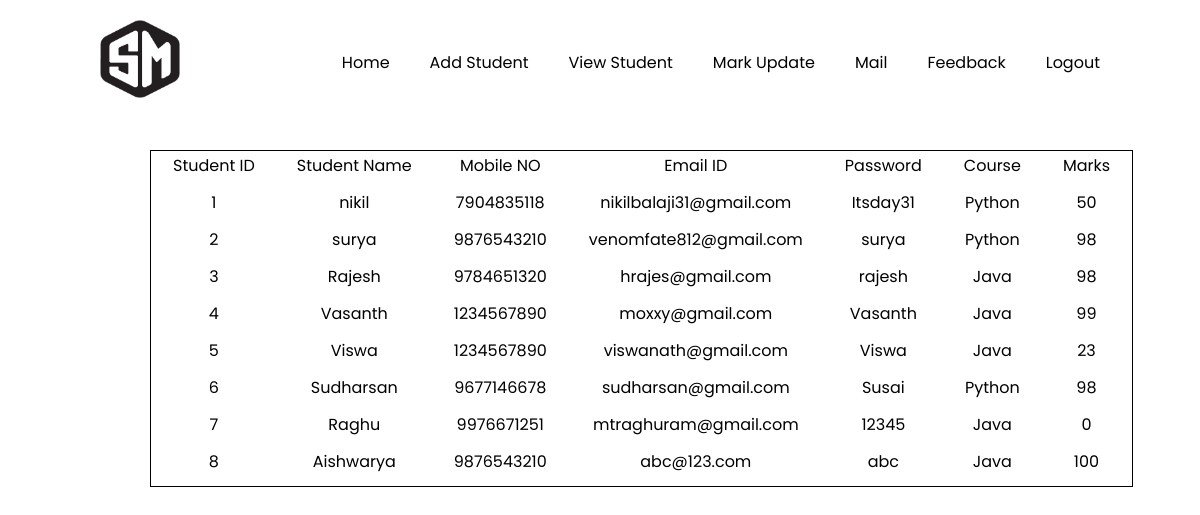
/studentview/, run on the app's committed database.
### stdmodule/models.py (models this page shows)
class Register(models.Model):
    sid = models.AutoField(primary_key=True)
    sname = models.CharField(max_length=255)
    mobile = models.CharField(max_length=255)
    email = models.CharField(max_length=255)
    password = models.CharField(max_length=255)
    course = models.CharField(max_length=255)
    mark = models.CharField(max_length=255,default='0')

### stdmodule/views.py (the view)
# urls.py: path('studentview/',views.studentview, name='viewstudent'),
def studentview(request):
    cdata = Register.objects.all()
    return render(request, "studentview.html",{'data':cdata})

### templates/studentview.html (shortened to what this page needs)
{%load static%}
<!DOCTYPE html>
<html lang="en">
<head>
    <link rel="stylesheet" href="{%static 'student-register.css' %}">
</head>
<body>
{% include 'menu2.html' %}
<div class="student-view">
{% block content %}
    <table class="table" style="border: 1px solid black;">
        <tr>
            <td>Student ID</td>
            <td>Student Name</td>
            <td>Mobile NO</td>
            <td>Email ID</td>
            <td>Password</td>
            <td>Course</td>
            <td>Marks</td>
        </tr>
        {% for temp in data %}
        <tr>
            <td>{{ temp.sid }}</td>
            <td>{{ temp.sname }}</td>
            <td>{{ temp.mobile }}</td>
            <td>{{ temp.email }}</td>
            <td>{{ temp.password }}</td>
            <td>{{ temp.course }}</td>
            <td>{{ temp.mark }}</td>
        </tr>
        {% endfor %}
    </table>
    {% endblock %}
</div>
</body>
</html>

### templates/menu2.html (shortened to what this page needs)
{%load static%}
<!DOCTYPE html>
<html>
<head>
    <link rel="stylesheet" type="text/css" href="{%static "home-style.css" %}">
</head>
<body>
        <header>
            <a href="{% url 'index' %}"><img src="{%static "images/logo.png" %}" class="logo"></a>
            <ul>
                <li><a href="{% url 'teacherhome' %}">Home</a></li>
                <li><a href="{% url 'addstudent' %}">Add Student</a></li>
                <li><a href="{% url 'viewstudent' %}">View Student</a></li>
                <li><a href="{% url 'markupdate' %}">Mark Update</a></li>
                <li><a href="{% url 'sendemail' %}">Mail</a></li>
                <li><a href="{% url 'viewfeedback'%}">Feedback</a></li>
                <li><a href="{% url 'login' %}">Logout</a></li>
            </ul>
        </header>
</body>
</html>

### stdmodule/static/student-register.css (style rules this page uses)
body { margin: 0; padding: 0; background: white; height: 100vh; overflow: hidden; font-family: 'Poppins', sans-serif; }
.student-view { margin-top: 150px; margin-left: 150px; text-align: center; }
.student-view td { padding: 0px 20px 10px 20px; }

### stdmodule/static/home-style.css (style rules this page uses)
* { margin: 0; padding: 0; box-sizing: border-box; font-family: 'Poppins', sans-serif; }
header { position: absolute; top: 0; left: 0; width: 100%; padding: 20px 100px; display: flex; justify-content: space-between; align-items: center; }
header .logo { position: relative; max-width: 80px; }
header ul { position: relative; display: flex; }
header ul li { list-style: none; }
header ul li a { display: inline-block; color: black; font-weight: 400; margin-left: 40px; text-decoration: none; }

### data on the page
Register: sid "1", sname "nikil", mobile "7904835118", email "nikilbalaji31@gmail.com", password "Itsday31", course "Python", mark "50"
Register: sid "2", sname "surya", mobile "9876543210", email "venomfate812@gmail.com", password "surya", course "Python", mark "98"
Register: sid "3", sname "Rajesh", mobile "9784651320", email "hrajes@gmail.com", password "rajesh", course "Java", mark "98"
Register: sid "4", sname "Vasanth", mobile "1234567890", email "moxxy@gmail.com", password "Vasanth", course "Java", mark "99"
Register: sid "5", sname "Viswa", mobile "1234567890", email "viswanath@gmail.com", password "Viswa", course "Java", mark "23"
Register: sid "6", sname "Sudharsan", mobile "9677146678", email "sudharsan@gmail.com", password "Susai", course "Python", mark "98"
Register: sid "7", sname "Raghu", mobile "9976671251", email "mtraghuram@gmail.com", password "12345", course "Java", mark "0"
Register: sid "8", sname "Aishwarya", mobile "9876543210", email "abc@123.com", password "abc", course "Java", mark "100"
